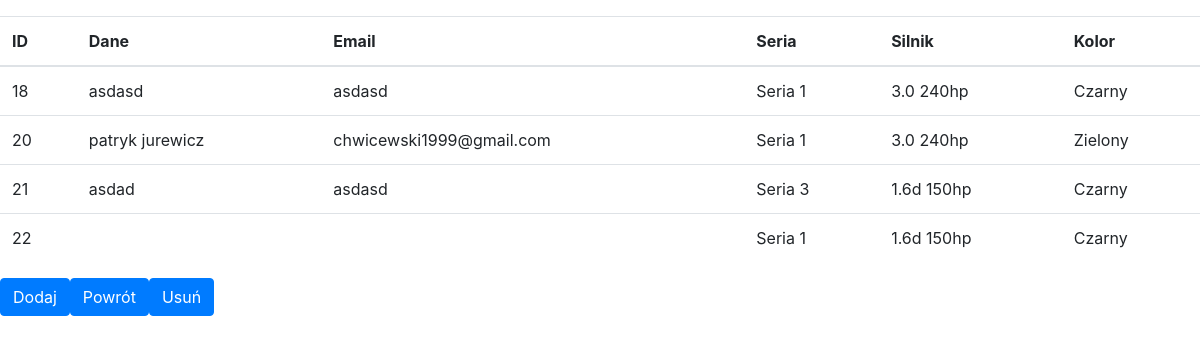
/konfiguracje.php, run on the app's committed database.
### tables this page shows
CREATE TABLE `konfiguracje` (
  `id` int(8) NOT NULL,
  `seria` varchar(12) NOT NULL,
  `dane` varchar(64) NOT NULL,
  `email` varchar(64) NOT NULL,
  `silnik` varchar(16) NOT NULL,
  `kolor` varchar(16) NOT NULL
);

### konfiguracje.php (the view, shortened to what this page needs)
<!DOCTYPE html>
<html lang="en">
<head>
    <link rel="stylesheet" href="https://stackpath.bootstrapcdn.com/bootstrap/4.5.0/css/bootstrap.min.css">
</head>
<table class="table">
<body>
    <div class="container-fluid">
    <table class="table">
        <thead>
    <tr>
    <th> ID </th>
    <th> Dane </th>
    <th> Email </th>
    <th> Seria </th>
    <th> Silnik </th>
    <th> Kolor </th>
    </tr>
        </thead>
        <tbody>
        <?php
            $host = 'localhost';
            $user = 'patro_1';
            $password = '8q91?xsQ';
            $database = 'logowanie';
            try {
                $db = new PDO("mysql:host=$host;dbname=$database", $user, $password,
                      array(PDO::ATTR_ERRMODE=>PDO::ERRMODE_EXCEPTION));
                $sql = 'SELECT * FROM konfiguracje';
                $stmt = $db -> query($sql) -> fetchAll();
                foreach($stmt as $row){
                    echo "<tr><td>" . $row["id"]. "</td><td>" . $row["dane"] . "</td><td>"
                    . $row["email"]. "</td><td>" . $row["seria"] . "</td><td>" . $row["silnik"] . "</td><td>" . $row["kolor"] . "</td></tr>";
                }
                echo '</tbody></table>';
            } catch (PDOException $e) {
                die('');
            }
        ?>
        <div class="btn-group" role="group" aria-label="example">
            <form action="">
                <button class="btn btn-primary" type="submit">Dodaj</button>
            </form>
            <form action="panel.php">
                <button class="btn btn-primary" type="submit">Powrót </button>
            </form>
            <form action="usuwaniekonfiguracja.php">
                <button class="btn btn-primary" type="submit">Usuń </button><br />
            </form>
        </div>
        </div>
        </body>
</html>

### data on the page
konfiguracje: id "18", dane "asdasd", email "asdasd", seria "Seria 1", silnik "3.0 240hp", kolor "Czarny"
konfiguracje: id "20", dane "patryk jurewicz", email "chwicewski1999@gmail.com", seria "Seria 1", silnik "3.0 240hp", kolor "Zielony"
konfiguracje: id "21", dane "asdad", email "asdasd", seria "Seria 3", silnik "1.6d 150hp", kolor "Czarny"
konfiguracje: id "22", seria "Seria 1", silnik "1.6d 150hp", kolor "Czarny"
